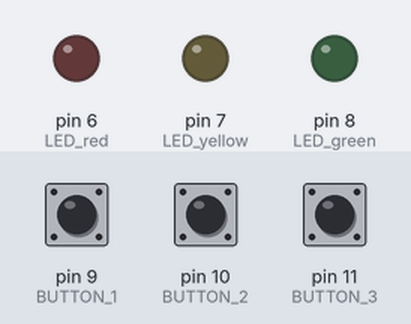
Simulated run of this sketch. Board: Arduino Uno, built with avr-gcc and run on an emulated ATmega328P. On the bench: output pins drawn as LEDs (lit = HIGH). Inputs (shaded band) come from the test bench; at power-on: pin 9 (BUTTON_1) HIGH, pin 10 (BUTTON_2) HIGH, pin 11 (BUTTON_3) HIGH.

Above: at 1.2 s.
1.3 s: pin 9 (BUTTON_1) pulled LOW for 0.15 s
At 1.37 s:
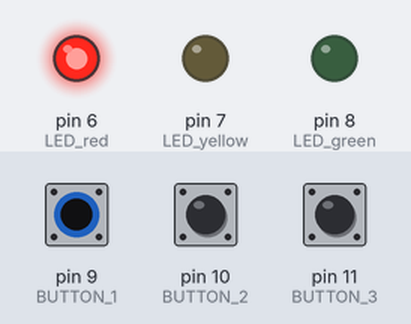
2.9 s: pin 10 (BUTTON_2) pulled LOW for 0.15 s
At 2.97 s:
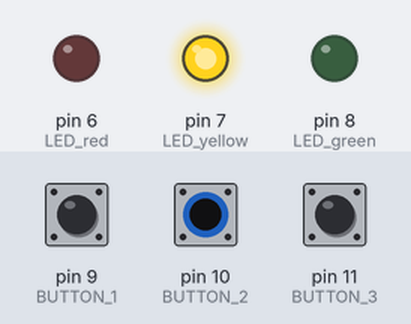
4.5 s: pin 11 (BUTTON_3) pulled LOW for 0.15 s
At 4.57 s:
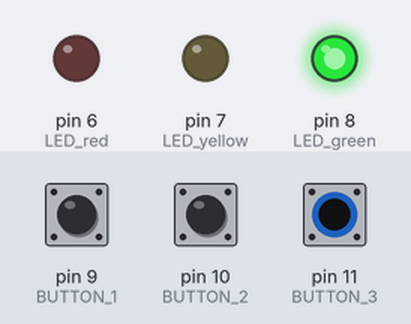
6.1 s: pin 11 (BUTTON_3) pulled LOW for 3.2 s
At 10.5 s:
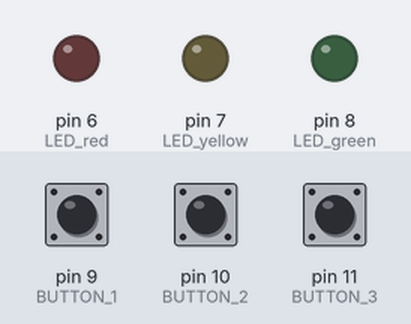
10.8 s: pin 9 (BUTTON_1) pulled LOW for 3.2 s
At 11.6 s:
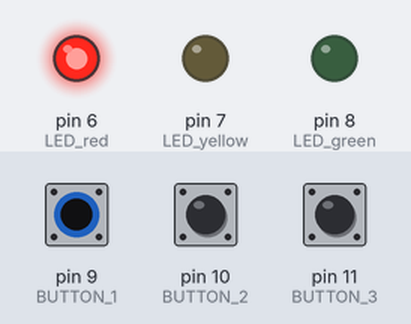
15.5 s: pin 9 (BUTTON_1) driven LOW and pin 10 (BUTTON_2) driven LOW
At 16.4 s:
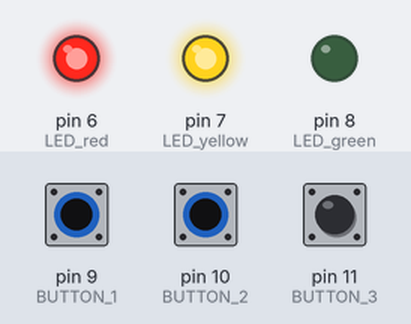
Timing chart, 0 to 18.0 s (numbered marks = the images above; inputs shaded):
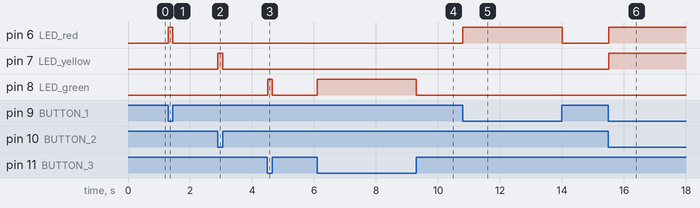

The sketch:

2_2_button3withled3.ino
```cpp
const int BUTTON_1 =  9;
const int BUTTON_2 = 10;
const int BUTTON_3 = 11;
const int LED_red    = 6;
const int LED_yellow = 7;
const int LED_green  = 8;

int buttonState1 = 0;
int buttonState2 = 0;
int buttonState3 = 0;

void setup() {
  pinMode(LED_red, OUTPUT);
  pinMode(LED_yellow, OUTPUT);
  pinMode(LED_green, OUTPUT);

  pinMode(BUTTON_1, INPUT);
  pinMode(BUTTON_2, INPUT);
  pinMode(BUTTON_3, INPUT);
}

void loop() {
  buttonState1 = digitalRead(BUTTON_1);
  if (buttonState1 == LOW) {
    digitalWrite(LED_red, HIGH);
  } else {
    digitalWrite(LED_red, LOW);
  }

  buttonState2 = digitalRead(BUTTON_2);
  if (buttonState2 == LOW) {
    digitalWrite(LED_yellow, HIGH);
  } else {
    digitalWrite(LED_yellow, LOW);
  }

  buttonState3 = digitalRead(BUTTON_3);
  if (buttonState3 == LOW) {
    digitalWrite(LED_green, HIGH);
  } else {
    digitalWrite(LED_green, LOW);
  }
}
```

Measured:
- after the input at 1.3 s, pin 6 (LED_red): LOW → HIGH at once, → LOW 0.15 s later
- after the input at 2.9 s, pin 7 (LED_yellow): LOW → HIGH at once, → LOW 0.15 s later
- after the input at 4.5 s, pin 8 (LED_green): LOW → HIGH at once, → LOW 0.15 s later
- after the input at 6.1 s, pin 8 (LED_green): LOW → HIGH at once, → LOW 3.2 s later
- after the input at 10.8 s, pin 6 (LED_red): LOW → HIGH at once, → LOW 3.2 s later
- after the input at 15.5 s, pin 6 (LED_red), pin 7 (LED_yellow): LOW → HIGH at once
